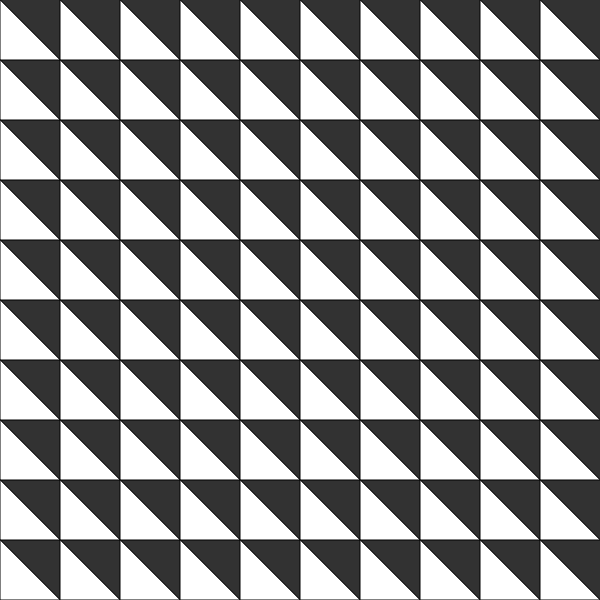
Frame 1 (no input)
Frame 60 (no input): identical to frame 1, image omitted
Frame 120 (the mouse pressed at the canvas centre since frame 60): identical to frame 1, image omitted

The p5.js sketch that drew this single still picture (run headless with seeded random() and noise() and a simulated clock; from frame 60 on, the mouse is pressed at the canvas centre):

// p5.js sketch
// ── sketch.js
function setup() {
  createCanvas(600, 600);
}


function draw() {
  background(50);
  fill(255);

  var triWidth = 60;
  var triHeight = 60;

  var howManyTimes = width / triWidth;

  for (var y = 0; y < howManyTimes; y++) {
    for (var x = 0; x < howManyTimes; x++) {
      var posX = triWidth * x;
      var posY = triWidth * y;
      var newWidth = triWidth; //comment this line out this and check the one below
      //var newWidth = triWidth * abs(sin(frameCount*0.02));
      triangle(posX, posY,
        posX, posY + triHeight,
        posX + newWidth, posY + triHeight );
    }
  }
}
